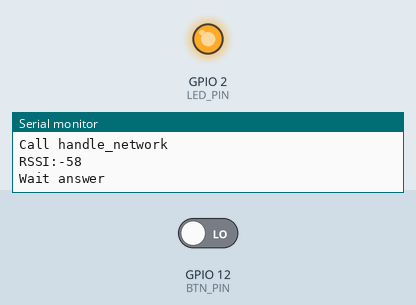
Bench run of a sketch on a simulated ESP8266 (NodeMCU). Parts: output pins drawn as LEDs (lit = HIGH), the last lines printed to the serial monitor. The test bench sets the inputs (shaded band); at power-on: GPIO 12 (BTN_PIN) LOW. WiFi joins after 1.5 s; servers stay silent unless stated.

Above: at 2.7 s.
2.8 s: GPIO 12 (BTN_PIN) driven HIGH
At 8.2 s:
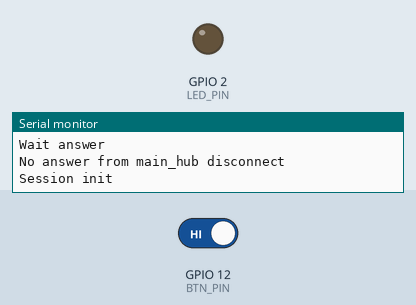
10.5 s: GPIO 12 (BTN_PIN) driven LOW
At 11.5 s:
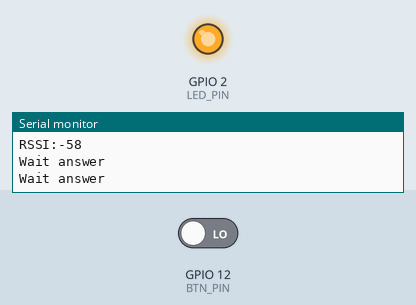
Timing chart, 0 to 13.5 s (numbered marks = the images above; inputs shaded):
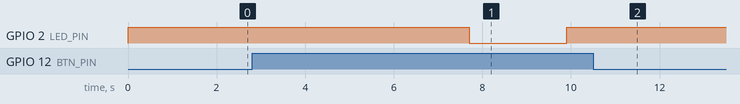

The sketch:

sattelite.ino
```cpp
#include <ESP8266WiFi.h>

// Replace with your network credentials
const char* ssid     = "UNSTABLE";
const char* password = "CONNECTIONS";


const long TYPE_REGISTER    = 0x0001;
const long TYPE_REGISTER_OK = 0x0002;
const long TYPE_SET_COEF    = 0x0003;
const long TYPE_SET_TASK    = 0x0004;
const long TYPE_GET_Q       = 0x0005;
const long TYPE_PRODUCED_Q  = 0x0006;

const long STATE_INITED     = 0;
const long STATE_REGISTERED = 1;
const long STATE_CONFIGURED = 2;
const long STATE_TASK_SET   = 3;
const long STATE_NEED_GET_Q = 4;


// Current time
unsigned long currentTime = millis();
// Previous time
unsigned long last_connect_time = 0;
// Last timer up time
unsigned long last_inc_time = millis();
// Define timeout time in milliseconds (example: 2000ms = 2s)
const long timeoutTime = 2000;

char msg_buff[128];

const int HUB_IDENTIFIER = 0;
unsigned int state = STATE_INITED;
float coef = 0;
float t_work = 0;
unsigned int t_max = 0;
unsigned int q_produced = 0;
unsigned int task_time = 0;
unsigned int session_init = 0;
const int CONNECTION_DELAY = 40000;
unsigned int wifi_state = 0;

#define LED_PIN 2
#define BTN_PIN 12

WiFiClient client;

void setup() {
   pinMode( LED_PIN, OUTPUT);
   pinMode( BTN_PIN, INPUT);

   digitalWrite(LED_PIN, HIGH);

   Serial.begin(115200);
  // Initialize the output variables as outputs

  // Connect to Wi-Fi network with SSID and password
  Serial.print("Connecting to ");
  Serial.println(ssid);
  WiFi.begin(ssid, password);
  while (WiFi.status() != WL_CONNECTED) {
    delay(500);
    Serial.print(".");
  }
  // Print local IP address and start web server
  Serial.println("");
  Serial.println("WiFi connected.");
  Serial.println("IP address: ");
  Serial.println(WiFi.localIP());
  wifi_state = 1;

}

void build_register_message() {
  unsigned short* msg_header = (unsigned short*)msg_buff;
  unsigned int* hub_id = (unsigned int*)(msg_buff+2);
  unsigned int* hub_state = (unsigned int*)(msg_buff+6);
  unsigned int* tsk_time = (unsigned int*)(msg_buff+10);
  char* msg_end = msg_buff+14;

  *msg_header = TYPE_REGISTER;
  *hub_id = HUB_IDENTIFIER;
  *hub_state = state;
  *tsk_time = task_time;
  *msg_end = '\0';

  client.write(msg_buff, 14);
}

void build_q_message() {
  unsigned short* msg_header = (unsigned short*)msg_buff;
  unsigned int* hub_id = (unsigned int*)(msg_buff+2);
  unsigned int* hub_state = (unsigned int*)(msg_buff+6);
  unsigned int* tsk_q = (unsigned int*)(msg_buff+10);
  char* msg_end = msg_buff+14;

  q_produced = t_work * coef * 100;

  *msg_header = TYPE_PRODUCED_Q;
  *hub_id = HUB_IDENTIFIER;
  *hub_state = state;
  *tsk_q = q_produced;
  *msg_end = '\0';

  client.write(msg_buff, 14);
}

void handle_answer() {
    int attempts = 0;
    if (!client.connected()) {
      return;
    }

    while(!client.available()) {
      Serial.println("Wait answer");
      delay(1000);
      attempts++;

      if(attempts > 5){
        Serial.println("No answer from main_hub disconnect");
        client.stop();
        if (WiFi.getPersistent() == true) WiFi.persistent(false);   //disable saving wifi config into SDK flash area
        WiFi.mode(WIFI_OFF); // off  WIFI
        WiFi.persistent(true);   //enable saving wifi config into SDK flash area
        wifi_state = 0;
        return;
      }
    }

    last_connect_time = millis();
    client.read(msg_buff, 120);
    unsigned int msg_type  = *(unsigned short*)(msg_buff);
    Serial.println("Type:");
    Serial.println(msg_type);

    switch(msg_type) {
      case TYPE_REGISTER_OK:
        Serial.println("Get TYPE_REGISTER_OK");
        state = STATE_REGISTERED;
        build_register_message();
        Serial.println("Send new state");

        break;
      case TYPE_SET_COEF:
        Serial.println("Get TYPE_SET_COEF");
        coef = (*(unsigned int*)(msg_buff+2)) / 100.;
        Serial.print("Get COEF: ");
        Serial.println(coef);

        state = STATE_CONFIGURED;
        build_register_message();
        Serial.println("Send new state");
        break;
      case TYPE_SET_TASK:
        Serial.println("Get TYPE_SET_TASK");
        t_max = *(unsigned int*)(msg_buff+2);
        t_work = 0;
        task_time = *(unsigned int*)(msg_buff+6);
        Serial.print("Get t_max: ");
        Serial.println(t_max);
        Serial.print("Get task_time: ");
        Serial.println(task_time);

        state = STATE_TASK_SET;
        Serial.println("Task set, disconnecting");
        client.stop();
        if (WiFi.getPersistent() == true) WiFi.persistent(false);   //disable saving wifi config into SDK flash area
        WiFi.mode(WIFI_OFF); // off  WIFI
        WiFi.persistent(true);   //enable saving wifi config into SDK flash area
        wifi_state = 0;
        break;
      case TYPE_GET_Q:
        Serial.println("Get TYPE_GET_Q");
        state = STATE_NEED_GET_Q;
        session_init = 0;
        digitalWrite(LED_PIN, HIGH);
        break;
    }
}

void handle_network() {
    long rssi = WiFi.RSSI();
    Serial.print("RSSI:");
    Serial.println(rssi);

    if(!wifi_state) {
      WiFi.mode(WIFI_STA);
      WiFi.begin(ssid, password);
      wifi_state = 1;
      while (WiFi.status() != WL_CONNECTED) {
        delay(500);
        Serial.print(".");
      }
      // Print local IP address and start web server
      Serial.println("");
      Serial.println("WiFi connected.");
      Serial.println("IP address: ");
      Serial.println(WiFi.localIP());
    }

    if (!client.connected()) {
    //delay(1000);

    if (client.connect("192.168.0.1", 10000)) {
      Serial.println("Connected to main_hub");
      last_connect_time = millis();

      if(state == STATE_NEED_GET_Q){
        build_q_message();
      } else build_register_message();
    } else {
      Serial.println("Connection to main_hub failed");
    }
  } else {
    handle_answer();
  }
}


void inc_timer() {
  unsigned long check_diff = currentTime - last_inc_time;

  if(state == STATE_TASK_SET && check_diff > 1000 ) { //once in a sec

    if(session_init && t_work < t_max){
      t_work = t_work + 1;
      Serial.print("t_work: ");
      Serial.println(t_work);
    }
    last_inc_time = millis();
  }
}


void loop() {
  currentTime = millis();
  unsigned int pin_state = digitalRead(BTN_PIN);

  if( pin_state == 1 ){
    session_init ^= 1;

    if(session_init) {
      digitalWrite(LED_PIN, LOW);
      Serial.println("Session init");
    } else {
      digitalWrite(LED_PIN, HIGH);
    }
    delay(500);
  }

  bool need_connect = false;
  switch(state){
    case STATE_TASK_SET:
      if(  currentTime - last_connect_time > CONNECTION_DELAY){
        need_connect = true;
      } else handle_answer();
    break;
    default:
      need_connect = true;
  }


 if(need_connect){
  Serial.println("Call handle_network");
  handle_network();
 }

 inc_timer();

}
```

Measured:
- after the input at 2.8 s, GPIO 2 (LED_PIN): HIGH → LOW after 4.9 s, → HIGH 2.2 s later
- after the input at 10.5 s, GPIO 2 (LED_PIN): stays HIGH (without the input it goes to LOW after 5.9 s)
